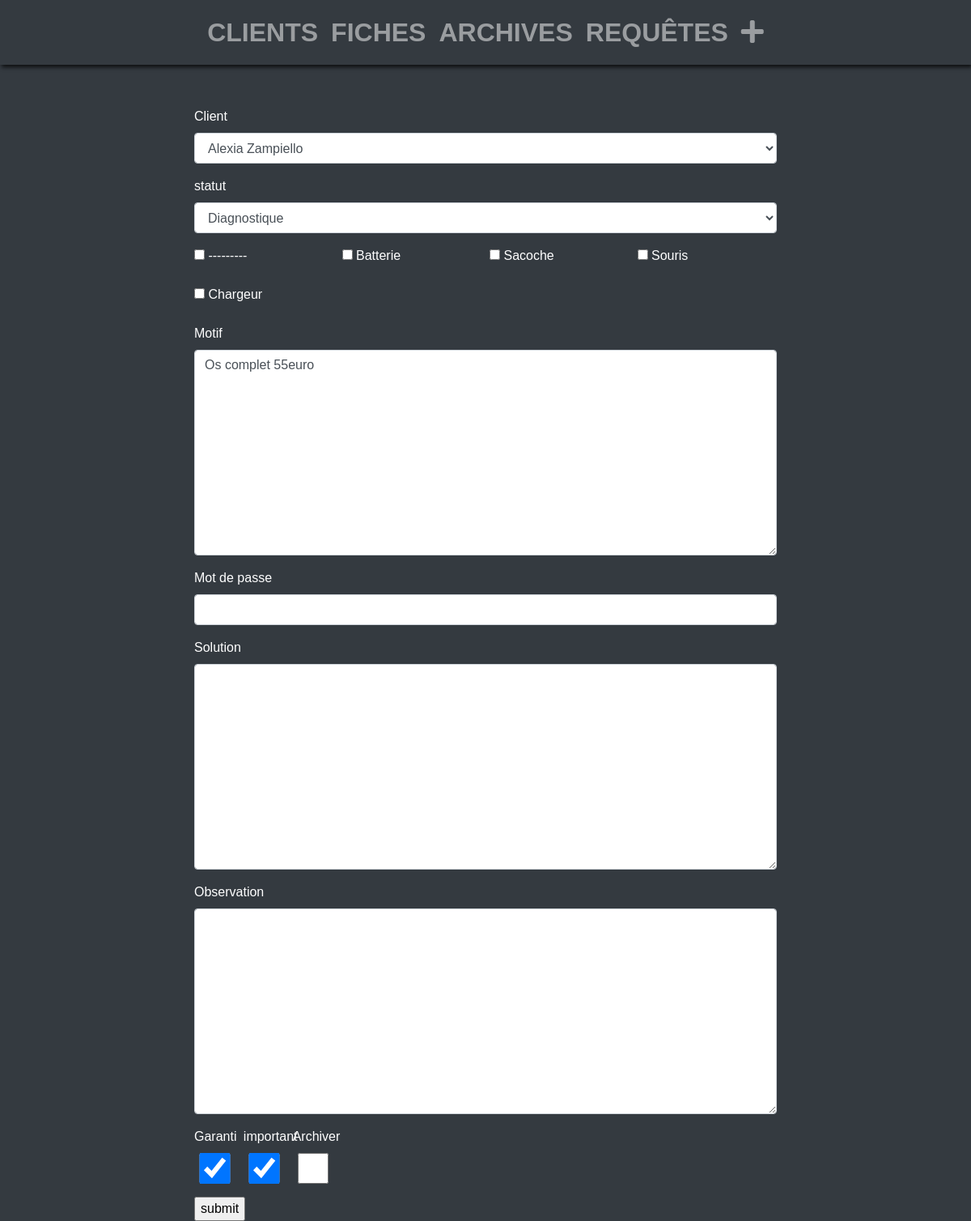
/sheet/59/update/, run on the app's committed database.
### gestion_intervention/models.py (models this page shows, shortened)
class Sheet(models.Model):
    customer = models.ForeignKey(Customer)
    important = models.BooleanField(default=False)
    archive = models.BooleanField(default=False)
    date = models.DateTimeField(auto_now_add=True, blank=True)
    statut = models.CharField(max_length=40, choices=STATUS_SHEET)
    other = MultiSelectField(max_length=40, choices=OTHERS_CHOICES, null=True, blank=True )
    reason = models.TextField(null=True, blank=True)
    password = models.CharField(max_length=100, null=True, blank=True)
    resolution = models.TextField(null=True, blank=True)
    comment = models.TextField(null=True, blank=True)
    guarantee = models.BooleanField(default=False)

### gestion_intervention/views.py (the view, shortened to what this page needs)
# urls.py: url(r'^sheet/(?P<pk>[-\w]+)/update/$', SheetUpdateView.as_view(),
class SheetUpdateView(UpdateView):
    models = Sheet
    fields = '__all__'
    template_name = 'gestion_intervention/sheet_update_form.html'
    def get_queryset(self):
        return Sheet.objects.all()

### gestion_intervention/models.py (called while the page is built)
    def __unicode__(self):
        return self.first_name + " " + self.last_name

### gestion_intervention/templates/gestion_intervention/sheet_update_form.html (shortened to what this page needs)
{% extends "gestion_intervention/base.html" %}
{% load widget_tweaks %}
{% block content %}
<div class="col-12 form_update">
    <section>
        <form action="" method="post" enctype="multipart/form-data">
            <div class="form-row">
                <div class="form-group col-md-12">
                    <label>Client</label>
                    {{ form.customer|add_class:"form-control"}}
                </div>
                <div class="form-group col-md-12">
                    <label>statut</label>
                    {{ form.statut|add_class:"form-control"}}
                </div>
                {% for value, text in form.other.field.choices %}
                <div class="form-group col-md-3">
                    <input id="id_other_{{ forloop.counter0 }}" name="{{ form.other.name }}" type="checkbox" value="{{ value }}">
                    <label>{{ text }}</label>
                </div>
                {% endfor %}
                <div class="form-group col-md-12">
                    <label>Motif</label>
                    {{ form.reason|add_class:"form-control"}}
                </div>
                <div class="form-group col-md-12">
                    <label>Mot de passe</label>
                    {{ form.password|add_class:"form-control"}}
                </div>
                <div class="form-group col-md-12">
                    <label>Solution</label>
                    {{ form.resolution|add_class:"form-control"}}
                </div>
                <div class="form-group col-md-12">
                    <label>Observation</label>
                    {{ form.comment|add_class:"form-control"}}
                </div>
                <div class="form-group col-md-1">
                    <label>Garanti</label>
                    {{ form.guarantee|add_class:"form-control"}}
                </div>
                 <div class="form-group col-md-1">
                    <label>important</label>
                    {{ form.important|add_class:"form-control"}}
                </div>
                 <div class="form-group col-md-1">
                    <label>Archiver</label>
                    {{ form.archive|add_class:"form-control"}}
                </div>
            </div>
            <input type="submit" name="submit" value="submit" class="updateBtn">
        </form>
    </section>
</div>
{% endblock %}

### gestion_intervention/static/css/style.css (style rules this page uses)
body { background-color: #343A40; font-family: Arial, sans-serif; }
.col-12 { padding: 0; margin-top: 50px; color: white; }
.form_update section { width: 60%; margin: 2rem auto 0; }

### data on the page
Sheet: customer "Alexia Zampiello", statut "Diagnostique", reason "Os complet 55euro", guarantee "☑", important "☑"

### other printed values
{{ text }} "---------" "Batterie" "Sacoche" "Souris" "Chargeur"
